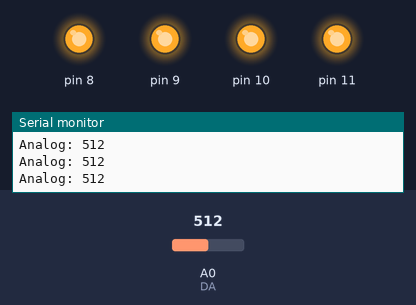
The sketch below on a simulated Arduino Uno, built with avr-gcc and run on an emulated ATmega328P. On the bench: output pins drawn as LEDs (lit = HIGH), the last lines printed to the serial monitor. The inputs (shaded band) are chosen by the test bench; at power-on: A0 (DA) = 512.

Above: at 1.2 s.
1.3 s: A0 (DA) set to 83
4.3 s: A0 (DA) set to 69
At 5.5 s:
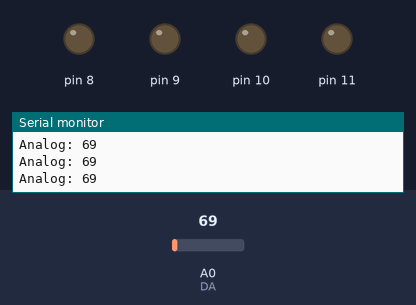
5.8 s: A0 (DA) set to 85
At 6.7 s:
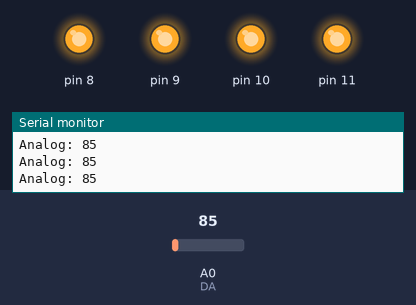
7.3 s: A0 (DA) set to 65
At 7.7 s:
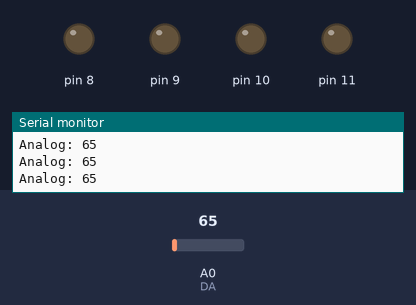
Timing chart, 0 to 9.8 s (numbered marks = the images above; inputs shaded):
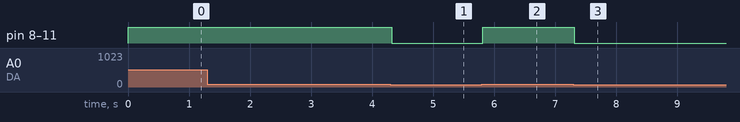

Measured:
- the behaviour switches between 75 and 74 on A0 (DA) (found by bisection; images 0 and 1)
- after the input at 4.3 s, pin 8–11: HIGH → LOW at once
- after the input at 5.8 s, pin 8–11: LOW → HIGH at once
- after the input at 7.3 s, pin 8–11: HIGH → LOW at once

The sketch:

Sound_sensitive_lights.ino
```cpp
int DO = 7; //Pin for Digital Output - DO
int DA = A0; // Pin for Analog Output - AO
int threshold = 75; //Set minimum threshold for LED lit
int sensorvalue = 0;

void setup() {
  Serial.begin(9600);
  pinMode(DA,INPUT);
  pinMode(8, OUTPUT);
  pinMode(9, OUTPUT);
  pinMode(10,OUTPUT);
  pinMode(11,OUTPUT);

}

void loop() {
  sensorvalue = analogRead(DA);  //Read the analog value
  Serial.print("Analog: ");
  Serial.println(sensorvalue);  //Print the analog value
  //Serial.print("  ");
  //Serial.print("Digital: ");
  //Serial.println(digitalRead(DO));  //Print the digital value

  if (sensorvalue >= threshold) { //Compare analog value with threshold


    digitalWrite(8,  HIGH);
    digitalWrite(9,  HIGH);
    digitalWrite(10, HIGH);
    digitalWrite(11, HIGH);


  }
  else {
    digitalWrite(8,  LOW);
    digitalWrite(9,  LOW);
    digitalWrite(10, LOW);
    digitalWrite(11, LOW);
  }
}
```
